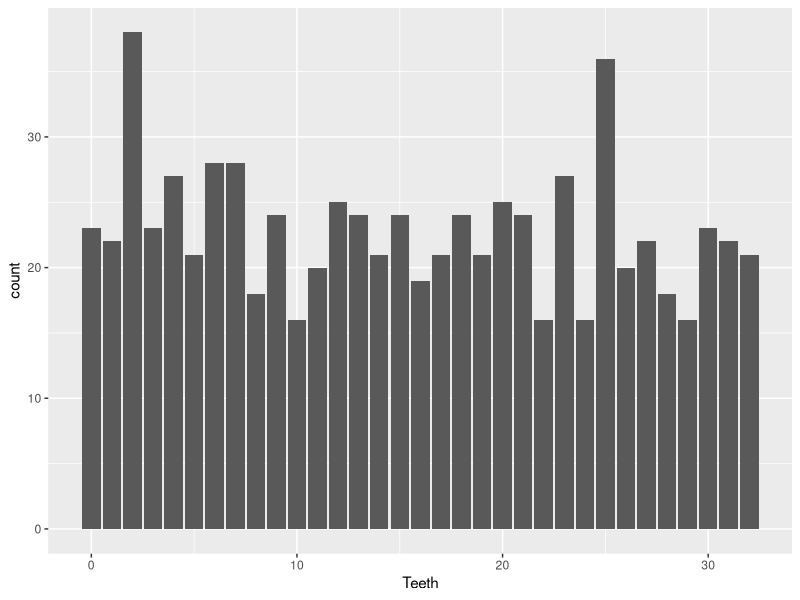
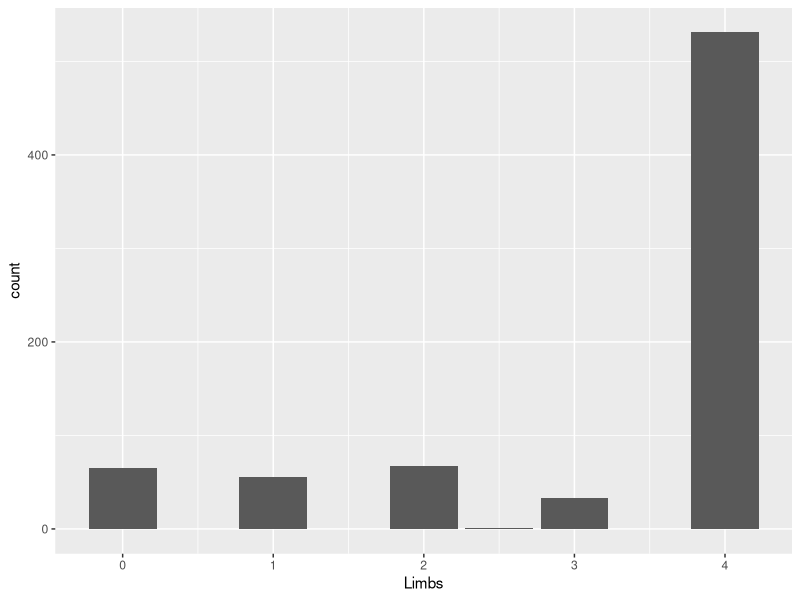
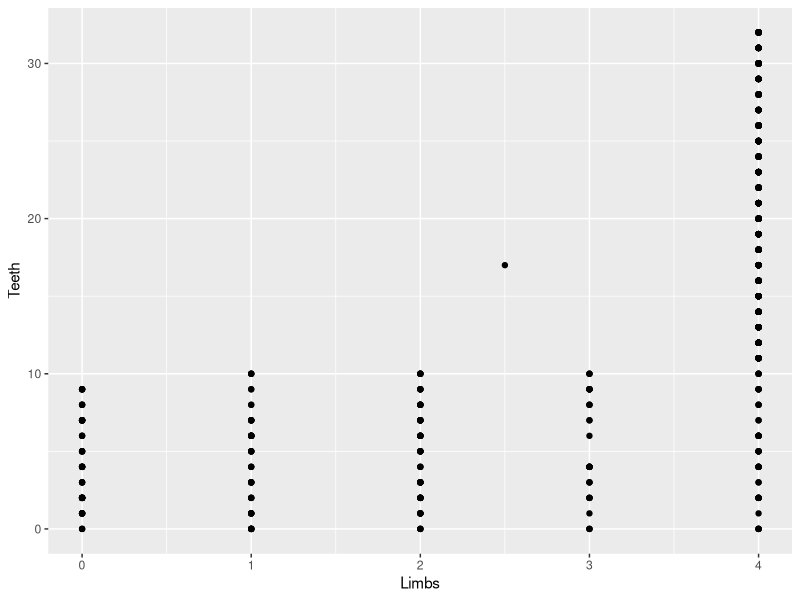
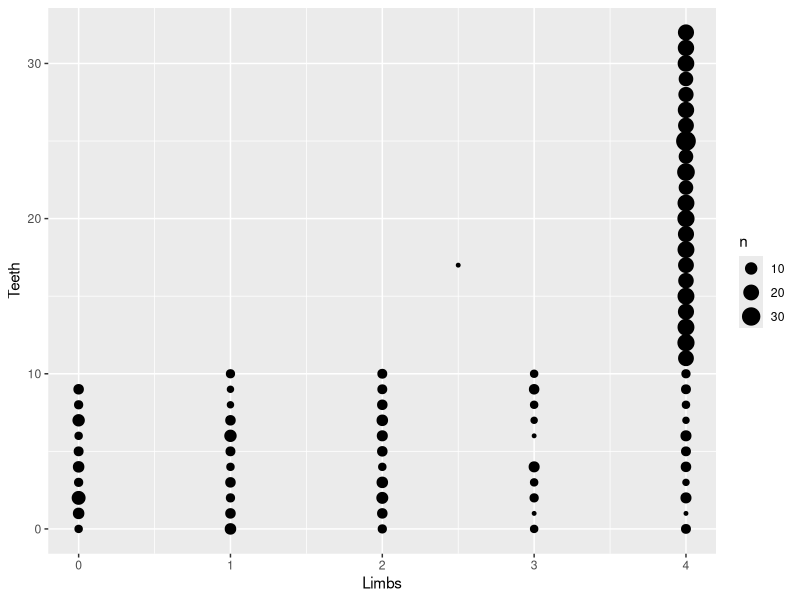
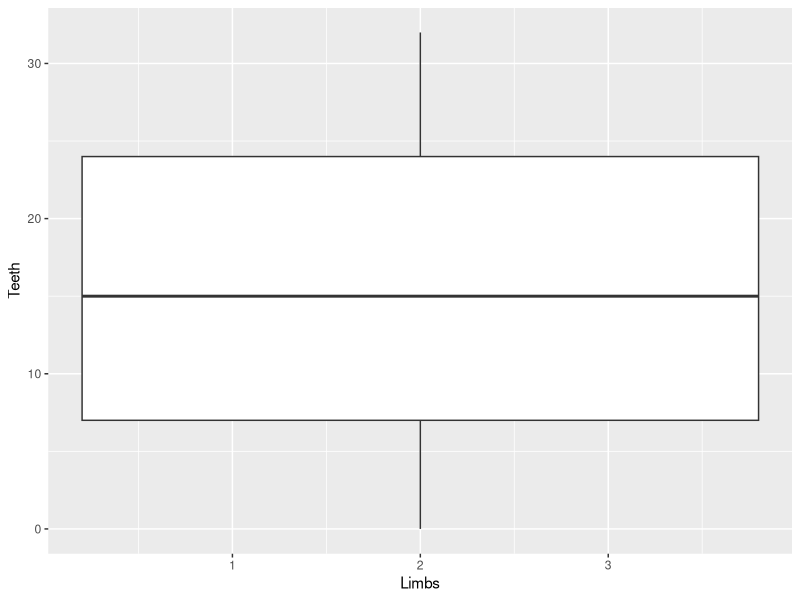
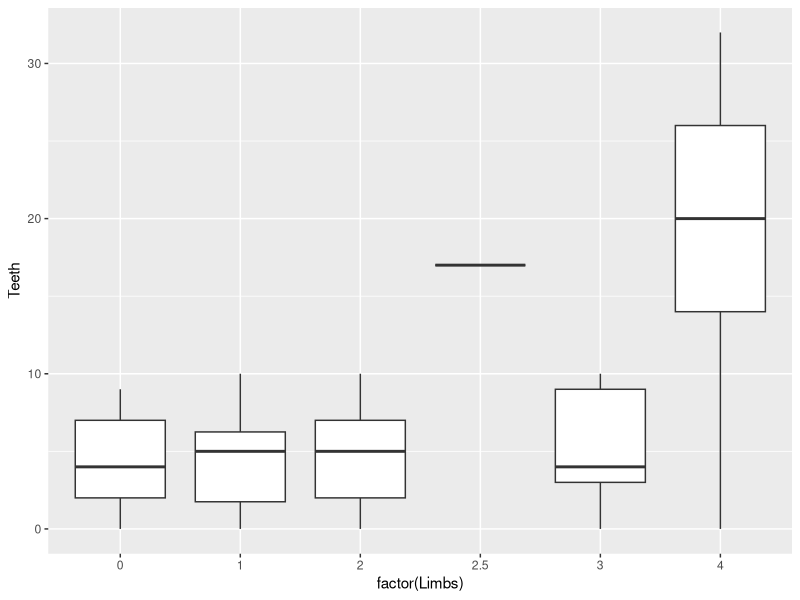
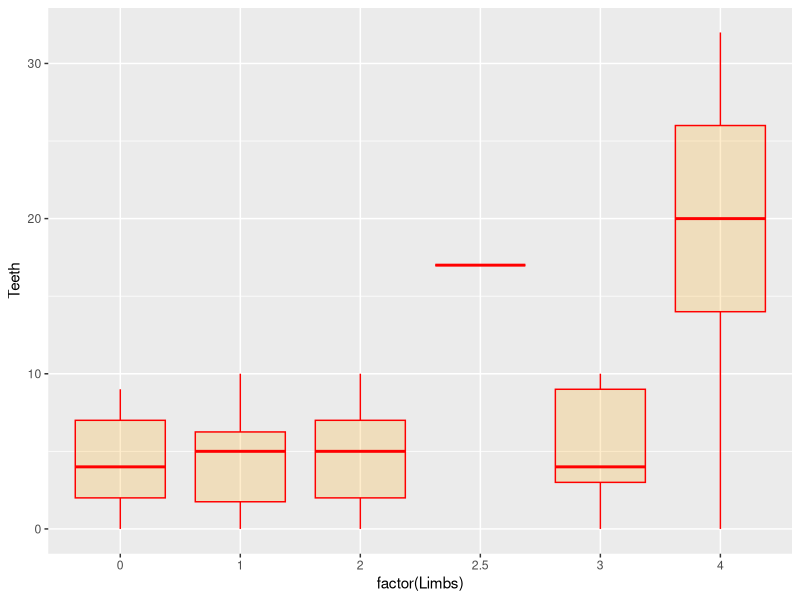
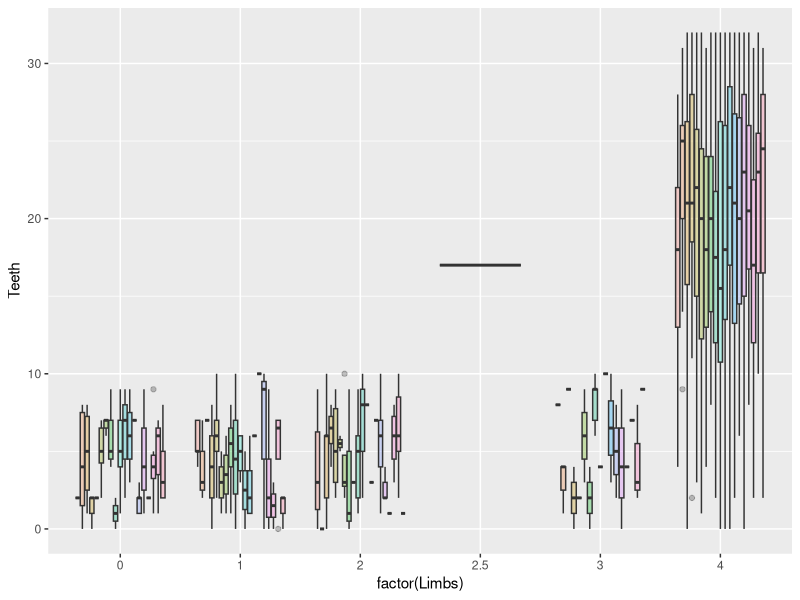

These figures' R source, in order:
#### Fun R Plots with ggplot2 - Pirate Features
# data.world/funsizemaddy/pirate2/workspace/file?filename=Pirates+%281%29.xlsx

# set the working directory
#setwd("/Users/bamflappy/Repos/rPlayground")

# if not already, install the ggplot2 package
#install.packages("ggplot2")

# load the ggplot2 library
library(ggplot2)

# import the pirate data from the PiratesPirate.csv file
pirates <- read.csv("data/PiratesPirate.csv")

# look at the column names of the pirates data
colnames(pirates)

# look at the first few lines of pirates data
head(pirates)

# view the pirates data set in a new tab
View(pirates)

### One Dimension of Data with Vectors - Teeth or Limbs
# create a plot for each dimension of Teeth or Limbs

# check out the basic ggplot function and geoms
# https://ggplot2.tidyverse.org/reference/
# https://datacarpentry.org/r-socialsci/04-ggplot2/index.html

# look at the Teeth vector (dimension) of pirates data
pirates$Teeth

# plot only the Teeth dimension of the pirates data
ggplot(data = pirates, aes(x = Teeth)) +
  geom_bar()

ggsave("plots/pirates_plot_teeth_bar.png", plot = last_plot())

# look at the Limbs vector (dimension) of pirate data
pirates$Limbs

# plot only the Limbs dimension of the pirates data
ggplot(data = pirates, aes(x = Limbs)) +
  geom_bar()

ggsave("plots/pirates_plot_limbs_bar.png", plot = last_plot())

### Two Dimensions of Data with Dataframes - Teeth & Limbs
# explore the relationship between the numbers of Teeth and Limbs
# combine the two dimensions into one plot with geom_point

# create a scatter plot comparing the two dimensions of Limbs vs Teeth
ggplot(data = pirates, aes(x = Limbs, y = Teeth)) +
  geom_point()

ggsave("plots/pirates_plot_teeth_limbs_scatter.png", plot = last_plot())

# modify the scatter plot to include the count of pirates at each point
ggplot(data = pirates, aes(x = Limbs, y = Teeth)) +
  geom_count()

ggsave("plots/pirates_plot_teeth_limbs_scatterCount.png", plot = last_plot())

# check the data for the one outlier pirate with 2.5 Limbs
pirates[pirates$Limbs == "2.5", ]

# change to a boxplot to better describe the data at each point
ggplot(data = pirates, aes(x = Limbs, y = Teeth)) +
  geom_boxplot()

ggsave("plots/pirates_plot_teeth_limbs_boxWarning.png", plot = last_plot())

# check the info for the factor function
?factor

# use the factor function to make the different numbers of Limbs into categories
ggplot(data = pirates, aes(x = factor(Limbs), y = Teeth)) +
  geom_boxplot()

ggsave("plots/pirates_plot_teeth_limbs_boxFixed.png", plot = last_plot())

### Three Dimensions of Data with Colors - Teeth & Limbs & Origin
# explore the relationship between the numbers of Teeth and Limbs by Origin
# add another dimension to your plots with color

# look up color options on the internet by searching "ggplot boxplot color"
# example 1 from r-graph-gallery.com/264-control-ggplot2-boxplot-colors.html
ggplot(data = pirates, aes(x = factor(Limbs), y = Teeth)) +
  geom_boxplot(color="red", fill="orange", alpha=0.2)

ggsave("plots/pirates_plot_teeth_limbs_colorBox1.png", plot = last_plot())

# example 2 from r-graph-gallery.com/264-control-ggplot2-boxplot-colors.html
ggplot(data = pirates, aes(x = factor(Limbs), y = Teeth, fill = Origin)) +
  geom_boxplot(alpha=0.3) +
  theme(legend.position="none")

ggsave("plots/pirates_plot_teeth_limbs_origin_colorBox2.png", plot = last_plot())

# create a set of boxplots with one for each Origin of pirates
# look up facet options on the internet by searching "ggplot boxplot facet"
# www.sthda.com/english/wiki/ggplot2-facet-split-a-plot-into-a-matrix-of-panels
ggplot(data = pirates, aes(x = factor(Limbs), y = Teeth)) +
  geom_boxplot(color="darkgreen", fill="orange", alpha=0.2) +
  facet_wrap(~ Origin)

### Saving Plots - ggsave

# check out the info for the ggsave function
?ggsave

# check out the info for the last_plot function
?last_plot

# save the last plot using the ggsave function
ggsave("plots/pirates_plot_teeth_limbs_origin_facetWrap.png", plot = last_plot())

### Bonus Exercises - Adjusting Plot Appearance

# change the appearance of the individual plot titles
# www.sthda.com/english/wiki/ggplot2-facet-split-a-plot-into-a-matrix-of-panels
ggplot(data = pirates, aes(x = factor(Limbs), y = Teeth)) +
  geom_boxplot(color="darkgreen", fill="orange", alpha=0.2) +
  facet_wrap(~ Origin) +
  theme(strip.background = element_rect(colour="black", fill="white", 
                                        size=1.5, linetype="solid"))

ggsave("plots/pirates_plot_teeth_limbs_origin_indTitles.png", plot = last_plot())

# change the axis titles and add a plot title
# look up how to add titles on the internet by searching "ggplot title"
# top result www.sthda.com/english/wiki/ggplot2-title-main-axis-and-legend-titles
ggplot(data = pirates, aes(x = factor(Limbs), y = Teeth)) +
  geom_boxplot(color="darkgreen", fill="orange", alpha=0.2) +
  facet_wrap(~ Origin) +
  theme(strip.background = element_rect(colour="black", fill="white", 
                                        size=1.5, linetype="solid")) +
  labs(title="Comparison of Pirate Teeth and Limb Numbers by Origin", 
       x ="Number of Limbs", 
       y = "Number of Teeth")

ggsave("plots/pirates_plot_teeth_limbs_origin_withTitles.png", plot = last_plot())

# adjust the colors of the axis and plot titles
# www.sthda.com/english/wiki/ggplot2-title-main-axis-and-legend-titles
ggplot(data = pirates, aes(x = factor(Limbs), y = Teeth)) +
  geom_boxplot(color="darkgreen", fill="orange", alpha=0.2) +
  facet_wrap(~ Origin) +
  theme(strip.background = element_rect(colour="black", fill="white", 
                                        size=1.5, linetype="solid")) +
  labs(title="Comparison of Pirate Teeth and Limb Numbers by Origin", 
       x ="Number of Limbs", 
       y = "Number of Teeth") +
  theme(
    plot.title = element_text(color="red", size=14, face="bold.italic"),
    axis.title.x = element_text(color="blue", size=14, face="bold"),
    axis.title.y = element_text(color="purple", size=14, face="bold")
  )

ggsave("plots/pirates_plot_teeth_limbs_origin_colorTitles.png", plot = last_plot())

# center the plot title
# look up how to center the title on the internet by searching "ggplot center title"
# https://stackoverflow.com/questions/40675778/center-plot-title-in-ggplot2
ggplot(data = pirates, aes(x = factor(Limbs), y = Teeth)) +
  geom_boxplot(color="darkgreen", fill="orange", alpha=0.2) +
  facet_wrap(~ Origin) +
  theme(strip.background = element_rect(colour="black", fill="white", 
                                        size=1.5, linetype="solid")) +
  labs(title="Comparison of Pirate Teeth and Limb Numbers by Origin", 
       x ="Number of Limbs", 
       y = "Number of Teeth") +
  theme(
    plot.title = element_text(color="red", size=14, face="bold.italic"),
    axis.title.x = element_text(color="blue", size=14, face="bold"),
    axis.title.y = element_text(color="purple", size=14, face="bold")
  ) +
  theme(plot.title = element_text(hjust = 0.5))

# save the last plot using the ggsave function
ggsave("plots/pirates_plot_teeth_limbs_origin.png", plot = last_plot())
